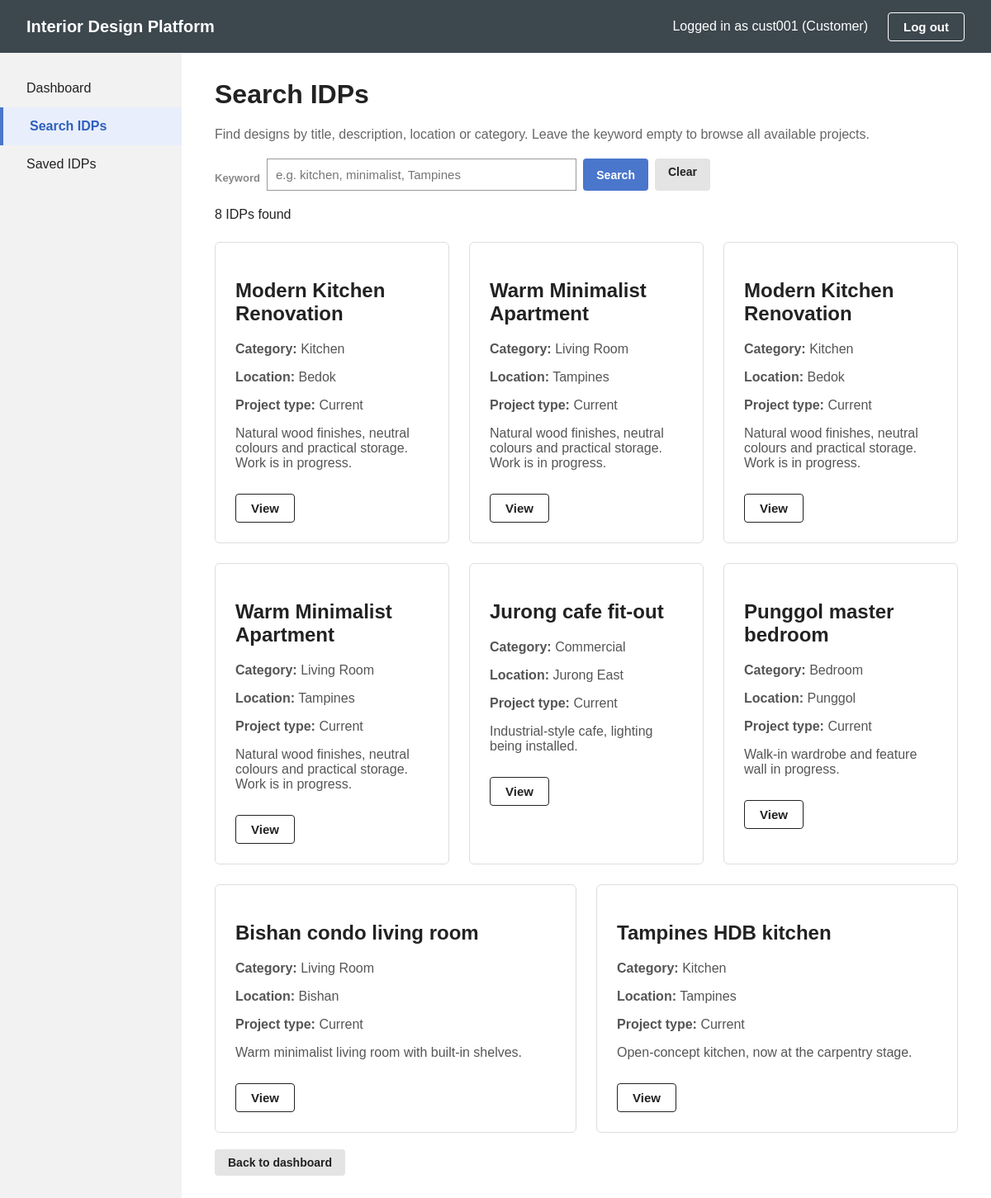
The app's page /customer/idps/search (signed in) with its own data.
### tables this page shows
CREATE TABLE idp (
    idpId        INTEGER PRIMARY KEY AUTOINCREMENT,
    designerId   INTEGER NOT NULL REFERENCES user_account(userId),
    categoryId   INTEGER NOT NULL REFERENCES idp_category(categoryId),
    title        TEXT NOT NULL CHECK(length(trim(title)) BETWEEN 3 AND 100),
    description  TEXT NOT NULL CHECK(length(trim(description)) BETWEEN 1 AND 2000),
    location     TEXT NOT NULL DEFAULT '' CHECK(length(location) <= 200),
    projectType  TEXT NOT NULL DEFAULT 'Current' CHECK(projectType IN ('Current', 'Past')),
    status       TEXT NOT NULL DEFAULT 'Active' CHECK(status IN ('Active', 'Suspended')),
    createdDate  TEXT NOT NULL DEFAULT CURRENT_TIMESTAMP
);

CREATE TABLE idp_category (
    categoryId    INTEGER PRIMARY KEY AUTOINCREMENT,
    categoryName  TEXT NOT NULL UNIQUE COLLATE NOCASE,  -- 3-50 chars, capitals don't matter
    description   TEXT NOT NULL DEFAULT '' CHECK(length(description) <= 500),
    status        TEXT NOT NULL DEFAULT 'Active' CHECK(status IN ('Active', 'Suspended')),
    createdDate   TEXT NOT NULL DEFAULT CURRENT_TIMESTAMP
);

### app.py (the view)
@app.route("/customer/idps/search", methods=["GET"])
@customerLoginRequired
def searchIDPs():
    return SearchIDPPage().searchIDPs(request.args.get("keyword", ""))

### app.py (called while the page is built)
@app.after_request
def noCache(response):
    response.headers["Cache-Control"] = "no-store"
    return response

def customerLoginRequired(routeFunction):
    @wraps(routeFunction)
    def wrapper(*args, **kwargs):
        if "userId" not in session:
            return redirect(url_for("customerLogin"))
        return routeFunction(*args, **kwargs)
    return wrapper

@app.context_processor
def headerInfo():
    if "userId" not in session:
        return {}
    return {"headerUsername": session["username"]}

### boundary/searchIDPPage.py (called while the page is built)
    def searchIDPs(self, keyword):
        self.keyword = (keyword or "").strip()
        idps = self.searchIDPController.searchIDPs(self.keyword)
        if idps:
            return self.displayResults(idps)
        return self.displayNoResultsMessage()

    def displayResults(self, idps):
        return render_template("customerSearchIDPs.html", idps=idps, keyword=self.keyword,
                               activePage="searchIDPs")

### control/searchIDPController.py (called while the page is built)
    def searchIDPs(self, keyword):
        return IDP().searchIDPs(keyword)

### database/db.py (called while the page is built)
def getConnection():
    conn = sqlite3.connect(DB_PATH)
    conn.row_factory = sqlite3.Row     # lets us do row["profileName"]
    return conn

### entity/idp.py (called while the page is built)
    def searchIDPs(self, keyword):
        keyword = keyword.casefold()
        conn = getConnection()
        try:
            conn.create_function("casefold", 1, lambda text: (text or "").casefold(), deterministic=True)
            rows = conn.execute(
                VISIBLE_CUSTOMER_IDPS_SQL +
                " AND (instr(casefold(idp.title), ?) > 0 "
                "OR instr(casefold(idp.description), ?) > 0 "
                "OR instr(casefold(idp.location), ?) > 0 "
                "OR instr(casefold(category.categoryName), ?) > 0) ORDER BY idp.idpId DESC",
                (keyword, keyword, keyword, keyword)).fetchall()
            return [IDP(**dict(row)) for row in rows]
        finally:
            conn.close()

### templates/customerSearchIDPs.html (shortened to what this page needs)
{% extends "customerBase.html" %}
{% block content %}
    <h1>Search IDPs</h1>
    <p class="subtitle">Find designs by title, description, location or category. Leave the keyword empty to browse all available projects.</p>
    <form method="GET" action="{{ url_for('searchIDPs') }}" class="search-bar">
        <label for="keyword" class="hint">Keyword</label>
        <input type="text" id="keyword" name="keyword" value="{{ keyword }}" placeholder="e.g. kitchen, minimalist, Tampines">
        <button type="submit" class="btn-small btn-blue">Search</button>
        <a href="{{ url_for('searchIDPs') }}" class="btn-small btn-grey">Clear</a>
    </form>
    {% if idps %}
        <p role="status">{{ idps|length }} IDP{{ 's' if idps|length != 1 else '' }} found</p>
        <div class="cards">
            {% for idp in idps %}
                <article class="card" aria-label="Interior design project">
                    <h2>{{ idp.title }}</h2>
                    <p><strong>Category:</strong> {{ idp.categoryName }}</p>
                    {% if idp.location %}<p><strong>Location:</strong> {{ idp.location }}</p>{% endif %}
                    <p><strong>Project type:</strong> {{ idp.projectType }}</p>
                    <p>{{ idp.description|truncate(200, true) }}</p>
                    <a href="{{ url_for('viewIDP', idpId=idp.idpId, keyword=keyword) }}"
                       class="btn-outline" aria-label="View {{ idp.title }}">View</a>
                </article>
            {% endfor %}
        </div>
    {% else %}
        <p class="message info" role="status">{{ noResultsMessage }}</p>
    {% endif %}
    <div class="form-buttons">
        <a href="{{ url_for('customerDashboard') }}" class="btn-small btn-grey">Back to dashboard</a>
    </div>
{% endblock %}

### templates/customerBase.html (shortened to what this page needs)
<!DOCTYPE html>
<html lang="en">
<head>
    <link rel="stylesheet" href="{{ url_for('static', filename='style.css') }}">
</head>
<body>
    <div class="header">
        <span class="logo">Interior Design Platform</span>
        <div class="user-info">
            <span>Logged in as {{ account.username if account else headerUsername }} (Customer)</span>
            <form method="POST" action="{{ url_for('customerLogout') }}">
                <button type="submit" class="btn-outline">Log out</button>
            </form>
        </div>
    </div>
    <div class="layout">
        <nav class="sidebar" aria-label="Customer navigation">
            <a href="{{ url_for('customerDashboard') }}" class="{% if activePage == 'dashboard' %}active{% endif %}">Dashboard</a>
            <a href="{{ url_for('searchIDPs') }}" class="{% if activePage == 'searchIDPs' %}active{% endif %}">Search IDPs</a>
            <a href="{{ url_for('savedList') }}" class="{% if activePage == 'savedIDPs' %}active{% endif %}">Saved IDPs</a>
        </nav>
        <main class="content">
            {% block content %}{% endblock %}
        </main>
    </div>
</body>
</html>

### static/style.css (style rules this page uses)
* { box-sizing: border-box; }
body { margin: 0; font-family: Arial, Helvetica, sans-serif; background: #f8f8f8; color: #222; }
label { display: block; margin: 16px 0 6px; font-weight: bold; }
input[type="text"], input[type="password"], input[type="email"], select { width: 100%; padding: 10px; font-size: 15px; border: 1px solid #999; }
.header { display: flex; align-items: center; justify-content: space-between; padding: 0 32px; height: 64px; background: #3d474e; color: #fff; }
.header .logo { font-size: 20px; font-weight: bold; }
.header .user-info { display: flex; align-items: center; gap: 24px; }
.btn-outline { padding: 8px 18px; font-size: 15px; font-weight: bold; color: inherit; background: transparent; border: 1px solid currentColor; border-radius: 4px; cursor: pointer; text-decoration: none; }
.layout { display: flex; min-height: calc(100vh - 64px); }
.sidebar { width: 220px; background: #f2f2f2; padding-top: 20px; }
.sidebar a { display: block; padding: 14px 32px; color: #222; text-decoration: none; }
.sidebar a.active { color: #2f5fbf; font-weight: bold; background: #e8eefb; border-left: 4px solid #4a76cc; }
.content { flex: 1; padding: 32px 40px; background: #fff; }
.content h1 { margin-top: 0; }
.content .subtitle { color: #666; }
.cards { display: flex; flex-wrap: wrap; gap: 24px; margin-top: 24px; }
.card { flex: 1; min-width: 260px; padding: 24px; border: 1px solid #ddd; border-radius: 6px; }
.card p { color: #555; }
.card .btn-outline { display: inline-block; margin-top: 12px; color: #222; }
.hint { color: #888; font-size: 13px; }
.btn-small { display: inline-block; padding: 8px 16px; font-size: 14px; font-weight: bold; border: none; border-radius: 4px; cursor: pointer; text-decoration: none; }
.btn-blue { background: #4a76cc; color: #fff; }
.btn-grey { background: #e4e4e4; color: #222; }
.search-bar { display: flex; gap: 8px; margin: 20px 0; max-width: 600px; }
.search-bar input { flex: 1; }
.form-buttons { display: flex; gap: 8px; margin-top: 20px; }

### records on screen
idp: title "Modern Kitchen Renovation", categoryName "Kitchen", location "Bedok", projectType "Current", description "Natural wood finishes, neutral colours and practical storage. Work is in progress."
idp: title "Warm Minimalist Apartment", categoryName "Living Room", location "Tampines", projectType "Current", description "Natural wood finishes, neutral colours and practical storage. Work is in progress."
idp: title "Modern Kitchen Renovation", categoryName "Kitchen", location "Bedok", projectType "Current", description "Natural wood finishes, neutral colours and practical storage. Work is in progress."
idp: title "Warm Minimalist Apartment", categoryName "Living Room", location "Tampines", projectType "Current", description "Natural wood finishes, neutral colours and practical storage. Work is in progress."
idp: title "Jurong cafe fit-out", categoryName "Commercial", location "Jurong East", projectType "Current", description "Industrial-style cafe, lighting being installed."
idp: title "Punggol master bedroom", categoryName "Bedroom", location "Punggol", projectType "Current", description "Walk-in wardrobe and feature wall in progress."
idp: title "Bishan condo living room", categoryName "Living Room", location "Bishan", projectType "Current", description "Warm minimalist living room with built-in shelves."
idp: title "Tampines HDB kitchen", categoryName "Kitchen", location "Tampines", projectType "Current", description "Open-concept kitchen, now at the carpentry stage."

### other values on screen
{{ account.username if account else headerUsername }} "cust001"
{{ idps|length }} "8"
{{ 's' if idps|length != 1 else '' }} "s"
